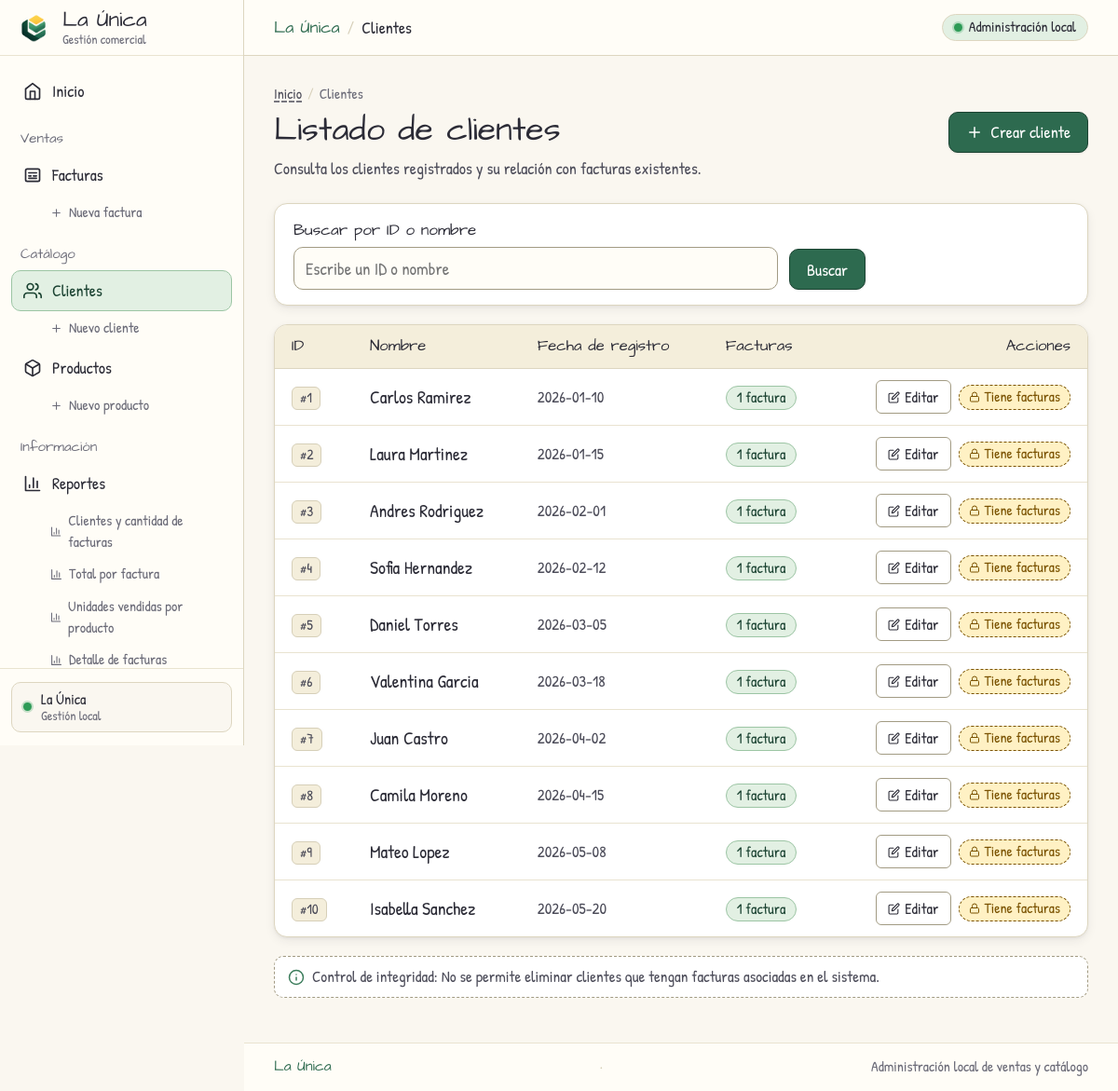
The page /php/clientes/ver_clientes.php on the database as committed earlier.
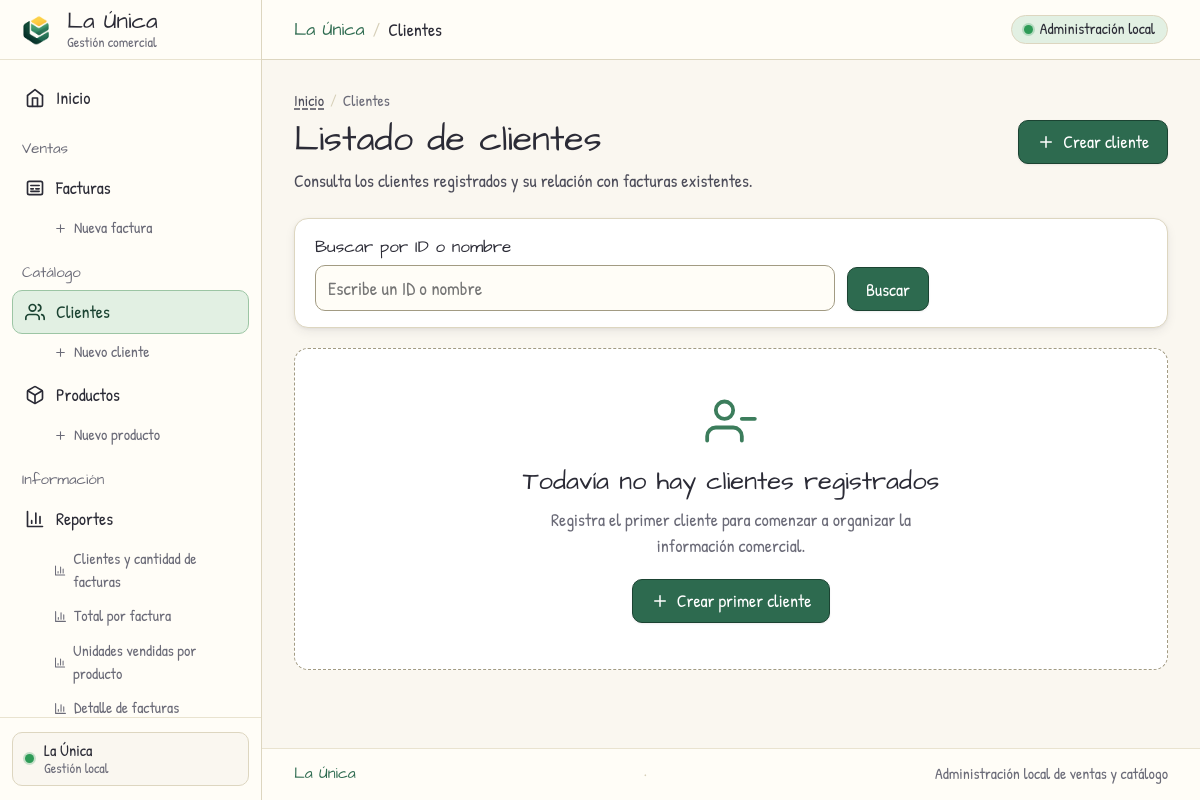
The same page on the database as committed later.
### tables this page shows
CREATE TABLE clientes (
    id_cliente INT PRIMARY KEY,
    nombre VARCHAR(100) NOT NULL,
    fecha_registro DATE DEFAULT (CURRENT_DATE)
);

### php/config/entorno.php (called while the page is built, shortened)
<?php
if (!function_exists('h')) {
    function h($valor): string
    {
        return htmlspecialchars((string)$valor, ENT_QUOTES | ENT_SUBSTITUTE, 'UTF-8');
    }
}

### php/clientes/ver_clientes.php (the view, shortened to what the rows shown need)
<?php
require __DIR__ . '/../config/conexion.php';
$tokenCsrf = obtenerTokenCsrf();
$terminoBusqueda = $_GET['buscar'] ?? '';
$terminoBusqueda = is_string($terminoBusqueda) ? trim($terminoBusqueda) : '';
$busquedaActiva = $terminoBusqueda !== '';
$idBusquedaNormalizado = ctype_digit($terminoBusqueda) ? ltrim($terminoBusqueda, '0') : '';
$buscarPorId = $busquedaActiva
    && ctype_digit($terminoBusqueda)
    && strlen($idBusquedaNormalizado) <= 10
    && (float)$idBusquedaNormalizado <= 2147483647;
$sqlSeleccionClientes = 'SELECT c.id_cliente, c.nombre, c.fecha_registro, COUNT(f.id_factura) AS total_facturas FROM clientes c LEFT JOIN facturas f ON f.id_cliente = c.id_cliente';
$sqlAgruparClientes = ' GROUP BY c.id_cliente, c.nombre, c.fecha_registro ORDER BY c.id_cliente';
$clientes = [];
$errorLectura = false;
try {
    if ($busquedaActiva && $buscarPorId) {
        $consultaClientes = $conexion->prepare($sqlSeleccionClientes . ' WHERE c.id_cliente = ? OR c.nombre LIKE ?' . $sqlAgruparClientes);
        $patronNombre = patronLike($terminoBusqueda);
        $consultaClientes->bind_param('ss', $idBusquedaNormalizado, $patronNombre);
        $consultaClientes->execute();
        $resultadoClientes = $consultaClientes->get_result();
    } elseif ($busquedaActiva) {
        $consultaClientes = $conexion->prepare($sqlSeleccionClientes . ' WHERE c.nombre LIKE ?' . $sqlAgruparClientes);
        $patronNombre = patronLike($terminoBusqueda);
        $consultaClientes->bind_param('s', $patronNombre);
        $consultaClientes->execute();
        $resultadoClientes = $consultaClientes->get_result();
    } else {
        $resultadoClientes = $conexion->query($sqlSeleccionClientes . $sqlAgruparClientes);
    }
    while ($cliente = $resultadoClientes->fetch_assoc()) {
        $clientes[] = $cliente;
    }
} catch (Throwable $e) {
    registrarErrorServidor('leer_clientes', $e);
    $errorLectura = true;
}
require __DIR__ . '/../includes/menu.php';
?>
<div class="encabezado-vista acciones-superiores">
    <div class="encabezado-info">
        <h1 class="encabezado-titulo">Listado de clientes</h1>
    </div>
</div>
<?php if ($errorLectura): ?>
    <div class="mensaje error alerta alerta-error" role="alert">No se pudo cargar el listado de clientes. Inténtalo de nuevo más tarde.</div>
<?php elseif (count($clientes) === 0): ?>
    <div class="sin-datos estado-vacio">
        <h2 class="estado-vacio-titulo">Todavía no hay clientes registrados</h2>
    </div>
<?php else: ?>
    <div class="tabla-wrap tabla-contenedor">
        <table class="tabla">
            <thead>
                <tr>
                    <th scope="col">ID</th>
                    <th scope="col">Nombre</th>
                    <th scope="col">Fecha de registro</th>
                    <th scope="col">Facturas</th>
                    <th scope="col" class="texto-derecha">Acciones</th>
                </tr>
            </thead>
            <tbody>
                <?php foreach ($clientes as $cliente): ?>
                    <tr>
                        <td>
                            <span class="chip-id">#<?= h($cliente['id_cliente']) ?></span>
                        </td>
                        <td>
                            <span class="celda-destacada"><?= h($cliente['nombre']) ?></span>
                        </td>
                        <td>
                            <span class="celda-fecha"><?= h($cliente['fecha_registro']) ?></span>
                        </td>
                        <td>
                            <span class="insignia-facturas <?= (int)$cliente['total_facturas'] > 0 ? 'con-facturas' : 'sin-facturas' ?>">
                                <?= h($cliente['total_facturas']) ?> <?= (int)$cliente['total_facturas'] === 1 ? 'factura' : 'facturas' ?>
                            </span>
                        </td>
                        <td>
                            <div class="acciones" style="justify-content: flex-end;">
                                <a class="editar" href="editar_cliente.php?id=<?= h($cliente['id_cliente']) ?>" title="Editar cliente #<?= h($cliente['id_cliente']) ?>">
                                    <svg width="13" height="13" viewBox="0 0 24 24" fill="none" stroke="currentColor" stroke-width="2" stroke-linecap="round" stroke-linejoin="round" aria-hidden="true">
                                        <path d="M11 4H4a2 2 0 0 0-2 2v14a2 2 0 0 0 2 2h14a2 2 0 0 0 2-2v-7" />
                                        <path d="M18.5 2.5a2.121 2.121 0 0 1 3 3L12 15l-4 1 1-4 9.5-9.5z" />
                                    </svg>
                                    <span>Editar</span>
                                </a>
                                <?php if ((int)$cliente['total_facturas'] === 0): ?>
                                    <form method="post" action="eliminar_cliente.php" onsubmit="return confirm('¿Eliminar este cliente?')">
                                        <?php if ($tokenCsrf !== null): ?>
                                            <input type="hidden" name="csrf_token" value="<?= h($tokenCsrf) ?>">
                                        <?php endif; ?>
                                        <input type="hidden" name="id_cliente" value="<?= h($cliente['id_cliente']) ?>">
                                        <button type="submit" class="boton-peligro" title="Eliminar cliente #<?= h($cliente['id_cliente']) ?>">
                                            <svg width="13" height="13" viewBox="0 0 24 24" fill="none" stroke="currentColor" stroke-width="2" stroke-linecap="round" stroke-linejoin="round" aria-hidden="true">
                                                <polyline points="3 6 5 6 21 6" />
                                                <path d="M19 6v14a2 2 0 0 1-2 2H7a2 2 0 0 1-2-2V6m3 0V4a2 2 0 0 1 2-2h4a2 2 0 0 1 2 2v2" />
                                            </svg>
                                            <span>Eliminar</span>
                                        </button>
                                    </form>
                                <?php else: ?>
                                    <span class="bloqueado etiqueta-bloqueado" title="No se puede eliminar: el cliente tiene facturas asociadas">
                                        <svg width="12" height="12" viewBox="0 0 24 24" fill="none" stroke="currentColor" stroke-width="2" stroke-linecap="round" stroke-linejoin="round" aria-hidden="true">
                                            <rect x="3" y="11" width="18" height="11" rx="2" ry="2" />
                                            <path d="M7 11V7a5 5 0 0 1 10 0v4" />
                                        </svg>
                                        <span>Tiene facturas</span>
                                    </span>
                                <?php endif; ?>
                            </div>
                        </td>
                    </tr>
                <?php endforeach; ?>
            </tbody>
        </table>
    </div>
<?php endif; ?>
<?php require __DIR__ . '/../includes/pie.php'; ?>

Rows that differ between the two databases and show on the page:
removed clientes: id_cliente "1", nombre "Carlos Ramirez", fecha_registro "2026-01-10", total_facturas "1"
removed clientes: id_cliente "2", nombre "Laura Martinez", fecha_registro "2026-01-15", total_facturas "1"
removed clientes: id_cliente "3", nombre "Andres Rodriguez", fecha_registro "2026-02-01", total_facturas "1"
removed clientes: id_cliente "4", nombre "Sofia Hernandez", fecha_registro "2026-02-12", total_facturas "1"
removed clientes: id_cliente "5", nombre "Daniel Torres", fecha_registro "2026-03-05", total_facturas "1"
removed clientes: id_cliente "6", nombre "Valentina Garcia", fecha_registro "2026-03-18", total_facturas "1"
removed clientes: id_cliente "7", nombre "Juan Castro", fecha_registro "2026-04-02", total_facturas "1"
removed clientes: id_cliente "8", nombre "Camila Moreno", fecha_registro "2026-04-15", total_facturas "1"
removed clientes: id_cliente "9", nombre "Mateo Lopez", fecha_registro "2026-05-08", total_facturas "1"
removed clientes: id_cliente "10", nombre "Isabella Sanchez", fecha_registro "2026-05-20", total_facturas "1"
Other text that changed with them:
text no longer shown: "ID Nombre Fecha de registro Facturas Acciones Control de integridad: No se permite eliminar clientes que tengan facturas asociadas en el sistema."
text now shown: "Todavía no hay clientes registrados Registra el primer cliente para comenzar a organizar la información comercial. Crear primer cliente"
